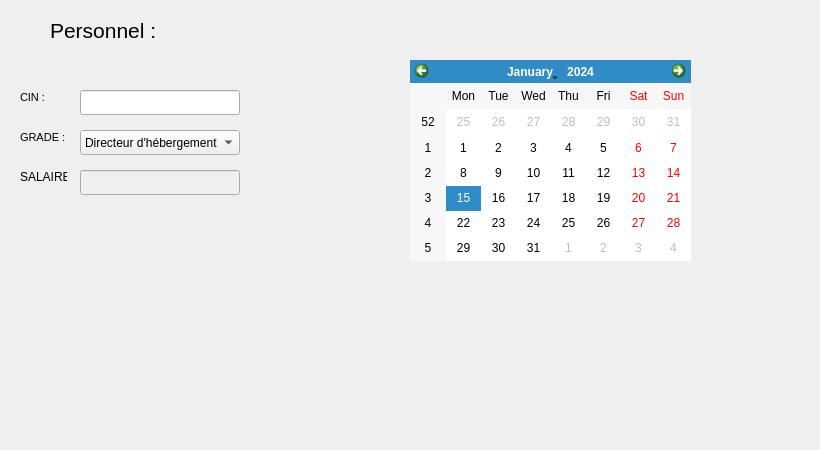
          <widget class="QWidget" name="tab_13">
           <attribute name="title">
            <string>Ajouter</string>
           </attribute>
           <widget class="QLabel" name="label_10">
            <property name="geometry">
             <rect>
              <x>50</x>
              <y>10</y>
              <width>241</width>
              <height>41</height>
             </rect>
            </property>
            <property name="font">
             <font>
              <pointsize>16</pointsize>
             </font>
            </property>
            <property name="text">
             <string>Personnel :</string>
            </property>
           </widget>
           <widget class="QLineEdit" name="salaire">
            <property name="enabled">
             <bool>false</bool>
            </property>
            <property name="geometry">
             <rect>
              <x>80</x>
              <y>170</y>
              <width>160</width>
              <height>25</height>
             </rect>
            </property>
            <property name="autoFillBackground">
             <bool>false</bool>
            </property>
            <property name="echoMode">
             <enum>QLineEdit::Normal</enum>
            </property>
           </widget>
           <widget class="QLabel" name="label_32">
            <property name="geometry">
             <rect>
              <x>20</x>
              <y>170</y>
              <width>47</width>
              <height>14</height>
             </rect>
            </property>
            <property name="font">
             <font>
              <weight>50</weight>
              <bold>false</bold>
             </font>
            </property>
            <property name="text">
             <string>SALAIRE :</string>
            </property>
           </widget>
           <widget class="QComboBox" name="grade">
            <property name="enabled">
             <bool>true</bool>
            </property>
            <property name="geometry">
             <rect>
              <x>80</x>
              <y>130</y>
              <width>160</width>
              <height>25</height>
             </rect>
            </property>
            <item>
             <property name="text">
              <string>Directeur d'hébergement</string>
             </property>
            </item>
            <item>
             <property name="text">
              <string>Directeur d'hôtel</string>
             </property>
            </item>
            <item>
             <property name="text">
              <string>Veilleur de nuit</string>
             </property>
            </item>
           </widget>
           <widget class="QPushButton" name="pushButton_10">
            <property name="geometry">
             <rect>
              <x>610</x>
              <y>360</y>
              <width>50</width>
              <height>50</height>
             </rect>
            </property>
            <property name="autoFillBackground">
             <bool>false</bool>
            </property>
            <property name="styleSheet">
             <string notr="true">background-color:tranparent;
border-image:url(:/images/icones/add.png);
background:none;
border:none;
background-repeat:none;
</string>
            </property>
            <property name="text">
             <string/>
            </property>
           </widget>
           <widget class="QLineEdit" name="cin">
            <property name="geometry">
             <rect>
              <x>80</x>
              <y>90</y>
              <width>160</width>
              <height>25</height>
             </rect>
            </property>
            <property name="autoFillBackground">
             <bool>false</bool>
            </property>
           </widget>
           <widget class="QPushButton" name="pushButton">
            <property name="geometry">
             <rect>
              <x>510</x>
              <y>360</y>
              <width>50</width>
              <height>50</height>
             </rect>
            </property>
            <property name="styleSheet">
             <string notr="true">background-color:tranparent;
border-image:url(:/images/icones/stat.png);
background:none;
border:none;
background-repeat:none;</string>
            </property>
            <property name="text">
             <string/>
            </property>
           </widget>
           <widget class="QLabel" name="label_30">
            <property name="geometry">
             <rect>
              <x>20</x>
              <y>90</y>
              <width>47</width>
              <height>14</height>
             </rect>
            </property>
            <property name="font">
             <font>
              <family>MS Shell Dlg 2</family>
              <pointsize>8</pointsize>
              <weight>9</weight>
              <italic>false</italic>
              <bold>false</bold>
             </font>
            </property>
            <property name="styleSheet">
             <string notr="true">font: 75 8pt &quot;MS Shell Dlg 2&quot;;</string>
            </property>
            <property name="text">
             <string>CIN :</string>
            </property>
           </widget>
           <widget class="QLabel" name="label_31">
            <property name="geometry">
             <rect>
              <x>20</x>
              <y>130</y>
              <width>47</width>
              <height>14</height>
             </rect>
            </property>
            <property name="font">
             <font>
              <family>MS Shell Dlg 2</family>
              <pointsize>8</pointsize>
              <weight>9</weight>
              <italic>false</italic>
              <bold>false</bold>
             </font>
            </property>
            <property name="styleSheet">
             <string notr="true">font: 75 8pt &quot;MS Shell Dlg 2&quot;;</string>
            </property>
            <property name="text">
             <string>GRADE :</string>
            </property>
           </widget>
           <widget class="QCalendarWidget" name="date">
            <property name="geometry">
             <rect>
              <x>410</x>
              <y>60</y>
              <width>281</width>
              <height>201</height>
             </rect>
            </property>
            <property name="autoFillBackground">
             <bool>true</bool>
            </property>
           </widget>
           <widget class="QPushButton" name="pushButton_11">
            <property name="geometry">
             <rect>
              <x>100</x>
              <y>360</y>
              <width>50</width>
              <height>50</height>
             </rect>
            </property>
            <property name="autoFillBackground">
             <bool>false</bool>
            </property>
            <property name="styleSheet">
             <string notr="true">background-color:tranparent;
border-image:url(:/images/icones/exit.png);
background:none;
border:none;
background-repeat:none;</string>
            </property>
            <property name="text">
             <string/>
            </property>
           </widget>
           <widget class="QLabel" name="label_36">
            <property name="geometry">
             <rect>
              <x>-4</x>
              <y>-7</y>
              <width>811</width>
              <height>441</height>
             </rect>
            </property>
            <property name="styleSheet">
             <string notr="true">background-color:tranparent;
border-image:url(:/images/icones/back.jpg);
background:none;
border:none;
background-repeat:none;</string>
            </property>
            <property name="text">
             <string/>
            </property>
           </widget>
           <zorder>label_36</zorder>
           <zorder>label_10</zorder>
           <zorder>salaire</zorder>
           <zorder>label_32</zorder>
           <zorder>grade</zorder>
           <zorder>pushButton_10</zorder>
           <zorder>cin</zorder>
           <zorder>pushButton</zorder>
           <zorder>label_30</zorder>
           <zorder>label_31</zorder>
           <zorder>date</zorder>
           <zorder>pushButton_11</zorder>
          </widget>
